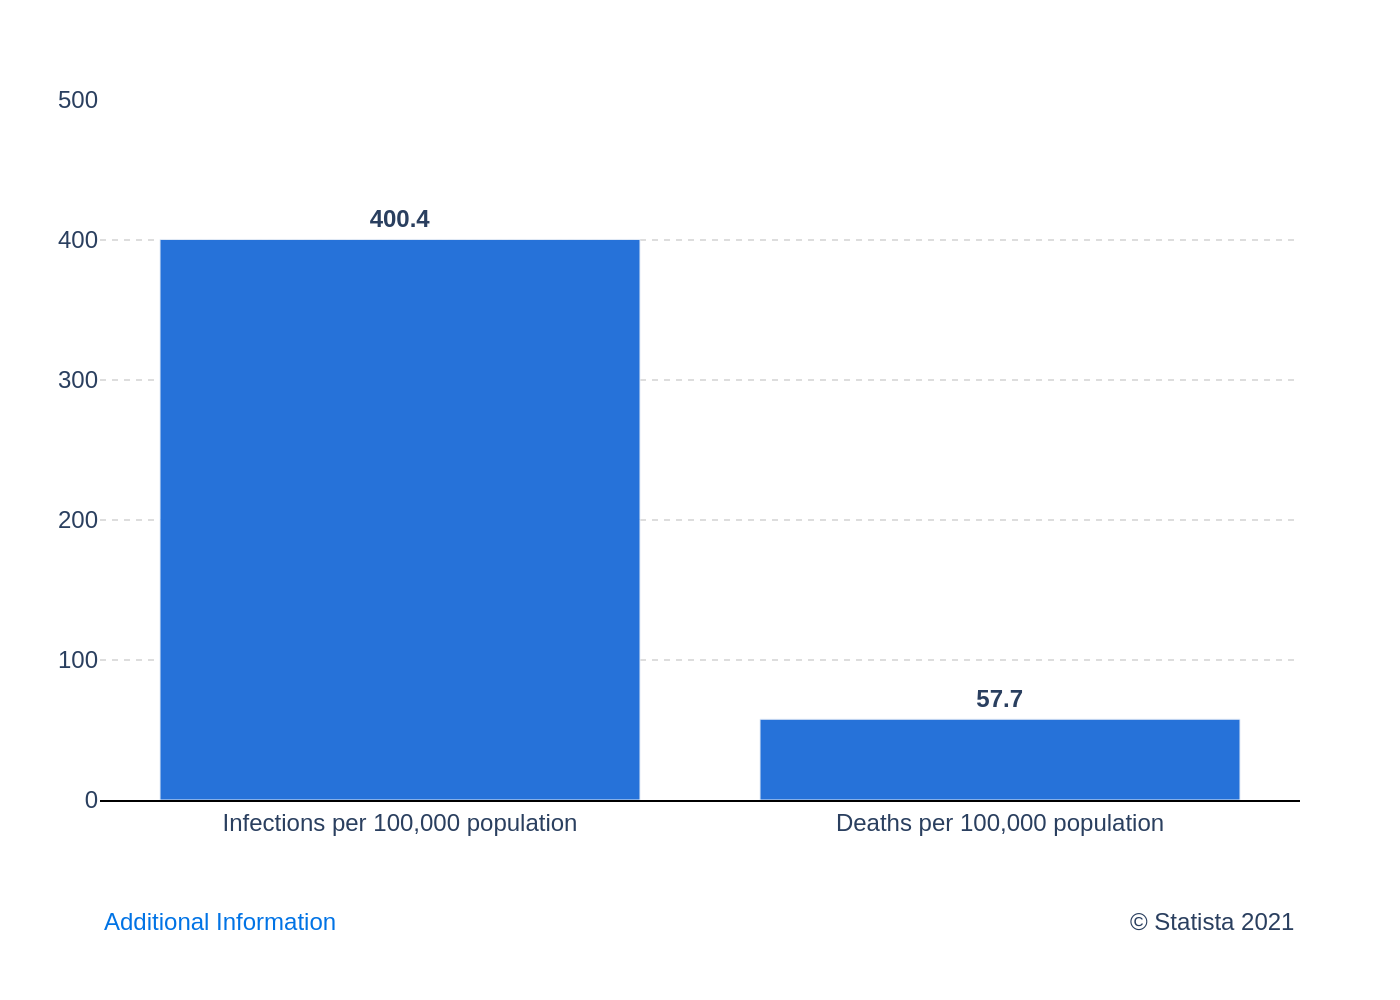

Here is the Python script that generated this plot:
import sys
import json
import os
import plotly.graph_objects as go

# Check if a file path is provided as a command-line argument
if len(sys.argv) < 2:
    print("Usage: python create_chart.py <path_to_json_file>")
    sys.exit(1)

json_path = sys.argv[1]

# Check if the file exists
if not os.path.exists(json_path):
    print(f"Error: File not found at {json_path}")
    sys.exit(1)

# Load data and configuration from the JSON file
with open(json_path, 'r', encoding='utf-8') as f:
    config = json.load(f)

chart_data = config.get('chart_data', [])
texts = config.get('texts', {})
colors = config.get('colors', [])

# Create the figure
fig = go.Figure()

# Add traces to the figure
for i, series in enumerate(chart_data):
    fig.add_trace(go.Bar(
        x=series['x'],
        y=series['y'],
        name=series.get('name', ''),
        marker_color=colors[i % len(colors)],
        text=[f"<b>{val}</b>" for val in series['y']],
        textposition='outside',
        cliponaxis=False
    ))

# Build combined title string
title_text = ""
if texts.get("title"):
    title_text += f"<b>{texts['title']}</b>"
if texts.get("subtitle"):
    if title_text:
        title_text += "<br>"
    title_text += f"<span style='font-size: smaller;'>{texts['subtitle']}</span>"

# Update layout
fig.update_layout(
    font=dict(family="Arial"),
    title=dict(
        text=title_text,
        x=0.05,
        xanchor='left'
    ),
    plot_bgcolor='white',
    showlegend=False,
    xaxis=dict(
        title_text=texts.get('x_axis_title'),
        showline=True,
        linewidth=1,
        linecolor='black'
    ),
    yaxis=dict(
        title_text=texts.get('y_axis_title'),
        range=[0, 500],
        dtick=100,
        showgrid=True,
        gridcolor='#dddddd',
        gridwidth=1,
        griddash='dot',
        zeroline=False,
        showline=False
    ),
    margin=dict(l=50, r=50, t=50, b=100),
    annotations=[]
)

# Add source and note annotations
annotations = []
if texts.get("note"):
    annotations.append(dict(
        xref="paper", yref="paper",
        x=0, y=-0.15,
        xanchor='left', yanchor='top',
        text=texts["note"],
        showarrow=False,
        font=dict(size=12, color="#0073e5")
    ))
if texts.get("source"):
    annotations.append(dict(
        xref="paper", yref="paper",
        x=1, y=-0.15,
        xanchor='right', yanchor='top',
        text=texts["source"],
        showarrow=False,
        font=dict(size=12)
    ))

fig.update_layout(annotations=annotations)


# Determine the output filename from the input JSON path
base_filename = os.path.splitext(os.path.basename(json_path))[0]
output_filename = f"{base_filename}.png"

# Save the figure as a PNG image
fig.write_image(output_filename, scale=2)

print(f"Chart saved as {output_filename}")
